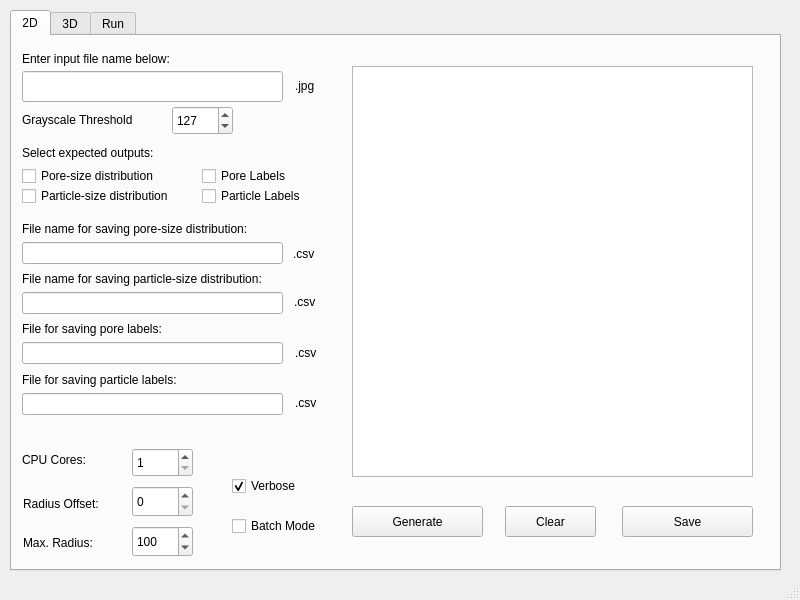
<?xml version="1.0" encoding="UTF-8"?>
<ui version="4.0">
 <class>MainWindow</class>
 <widget class="QMainWindow" name="MainWindow">
  <property name="geometry">
   <rect>
    <x>0</x>
    <y>0</y>
    <width>800</width>
    <height>600</height>
   </rect>
  </property>
  <property name="windowTitle">
   <string>ED-cPSD</string>
  </property>
  <widget class="QWidget" name="centralwidget">
   <widget class="QTabWidget" name="tabWidget">
    <property name="geometry">
     <rect>
      <x>10</x>
      <y>10</y>
      <width>771</width>
      <height>561</height>
     </rect>
    </property>
    <property name="currentIndex">
     <number>0</number>
    </property>
    <widget class="QWidget" name="tab">
     <attribute name="title">
      <string>2D</string>
     </attribute>
     <widget class="QLabel" name="FilenameLabel2D">
      <property name="geometry">
       <rect>
        <x>10</x>
        <y>15</y>
        <width>201</width>
        <height>16</height>
       </rect>
      </property>
      <property name="text">
       <string>Enter input file name below:</string>
      </property>
     </widget>
     <widget class="QLineEdit" name="FilenameInput2D">
      <property name="geometry">
       <rect>
        <x>10</x>
        <y>35</y>
        <width>261</width>
        <height>31</height>
       </rect>
      </property>
     </widget>
     <widget class="QPushButton" name="GenButton2D">
      <property name="geometry">
       <rect>
        <x>340</x>
        <y>470</y>
        <width>131</width>
        <height>31</height>
       </rect>
      </property>
      <property name="text">
       <string>Generate</string>
      </property>
     </widget>
     <widget class="QTextEdit" name="textDisplay2D">
      <property name="geometry">
       <rect>
        <x>340</x>
        <y>30</y>
        <width>401</width>
        <height>411</height>
       </rect>
      </property>
      <property name="readOnly">
       <bool>true</bool>
      </property>
     </widget>
     <widget class="QPushButton" name="saveButton2D">
      <property name="geometry">
       <rect>
        <x>610</x>
        <y>470</y>
        <width>131</width>
        <height>31</height>
       </rect>
      </property>
      <property name="text">
       <string>Save</string>
      </property>
     </widget>
     <widget class="QCheckBox" name="poreSD">
      <property name="geometry">
       <rect>
        <x>10</x>
        <y>130</y>
        <width>141</width>
        <height>20</height>
       </rect>
      </property>
      <property name="text">
       <string>Pore-size distribution</string>
      </property>
     </widget>
     <widget class="QLabel" name="label">
      <property name="geometry">
       <rect>
        <x>10</x>
        <y>110</y>
        <width>251</width>
        <height>14</height>
       </rect>
      </property>
      <property name="text">
       <string>Select expected outputs:</string>
      </property>
     </widget>
     <widget class="QCheckBox" name="partSD">
      <property name="geometry">
       <rect>
        <x>10</x>
        <y>150</y>
        <width>161</width>
        <height>20</height>
       </rect>
      </property>
      <property name="text">
       <string>Particle-size distribution</string>
      </property>
     </widget>
     <widget class="QCheckBox" name="poreLabel">
      <property name="geometry">
       <rect>
        <x>190</x>
        <y>130</y>
        <width>101</width>
        <height>20</height>
       </rect>
      </property>
      <property name="text">
       <string>Pore Labels</string>
      </property>
      <property name="checkable">
       <bool>false</bool>
      </property>
     </widget>
     <widget class="QCheckBox" name="partLabel">
      <property name="geometry">
       <rect>
        <x>190</x>
        <y>150</y>
        <width>121</width>
        <height>20</height>
       </rect>
      </property>
      <property name="text">
       <string>Particle Labels</string>
      </property>
      <property name="checkable">
       <bool>false</bool>
      </property>
     </widget>
     <widget class="QLineEdit" name="poreSD_Out">
      <property name="geometry">
       <rect>
        <x>10</x>
        <y>206</y>
        <width>261</width>
        <height>22</height>
       </rect>
      </property>
      <property name="readOnly">
       <bool>true</bool>
      </property>
     </widget>
     <widget class="QLabel" name="label_2">
      <property name="geometry">
       <rect>
        <x>10</x>
        <y>186</y>
        <width>241</width>
        <height>14</height>
       </rect>
      </property>
      <property name="text">
       <string>File name for saving pore-size distribution:</string>
      </property>
     </widget>
     <widget class="QLabel" name="label_3">
      <property name="geometry">
       <rect>
        <x>10</x>
        <y>236</y>
        <width>261</width>
        <height>14</height>
       </rect>
      </property>
      <property name="text">
       <string>File name for saving particle-size distribution:</string>
      </property>
     </widget>
     <widget class="QLineEdit" name="partSD_Out">
      <property name="geometry">
       <rect>
        <x>10</x>
        <y>256</y>
        <width>261</width>
        <height>22</height>
       </rect>
      </property>
      <property name="readOnly">
       <bool>true</bool>
      </property>
     </widget>
     <widget class="QLabel" name="label_4">
      <property name="geometry">
       <rect>
        <x>10</x>
        <y>286</y>
        <width>231</width>
        <height>14</height>
       </rect>
      </property>
      <property name="text">
       <string>File for saving pore labels:</string>
      </property>
     </widget>
     <widget class="QLineEdit" name="poreLabel_Out">
      <property name="geometry">
       <rect>
        <x>10</x>
        <y>306</y>
        <width>261</width>
        <height>22</height>
       </rect>
      </property>
      <property name="readOnly">
       <bool>true</bool>
      </property>
     </widget>
     <widget class="QLabel" name="label_5">
      <property name="geometry">
       <rect>
        <x>10</x>
        <y>337</y>
        <width>181</width>
        <height>14</height>
       </rect>
      </property>
      <property name="text">
       <string>File for saving particle labels:</string>
      </property>
     </widget>
     <widget class="QLineEdit" name="partLabel_Out">
      <property name="geometry">
       <rect>
        <x>10</x>
        <y>357</y>
        <width>261</width>
        <height>22</height>
       </rect>
      </property>
      <property name="readOnly">
       <bool>true</bool>
      </property>
     </widget>
     <widget class="QLabel" name="input2D_ext">
      <property name="geometry">
       <rect>
        <x>283</x>
        <y>40</y>
        <width>41</width>
        <height>20</height>
       </rect>
      </property>
      <property name="text">
       <string>.jpg</string>
      </property>
     </widget>
     <widget class="QLabel" name="label_7">
      <property name="geometry">
       <rect>
        <x>281</x>
        <y>211</y>
        <width>31</width>
        <height>14</height>
       </rect>
      </property>
      <property name="text">
       <string>.csv</string>
      </property>
     </widget>
     <widget class="QLabel" name="label_8">
      <property name="geometry">
       <rect>
        <x>282</x>
        <y>259</y>
        <width>31</width>
        <height>14</height>
       </rect>
      </property>
      <property name="text">
       <string>.csv</string>
      </property>
     </widget>
     <widget class="QLabel" name="label_9">
      <property name="geometry">
       <rect>
        <x>283</x>
        <y>310</y>
        <width>31</width>
        <height>14</height>
       </rect>
      </property>
      <property name="text">
       <string>.csv</string>
      </property>
     </widget>
     <widget class="QLabel" name="label_10">
      <property name="geometry">
       <rect>
        <x>283</x>
        <y>360</y>
        <width>31</width>
        <height>14</height>
       </rect>
      </property>
      <property name="text">
       <string>.csv</string>
      </property>
     </widget>
     <widget class="QLabel" name="label_11">
      <property name="geometry">
       <rect>
        <x>10</x>
        <y>417</y>
        <width>141</width>
        <height>14</height>
       </rect>
      </property>
      <property name="text">
       <string>CPU Cores:</string>
      </property>
     </widget>
     <widget class="QSpinBox" name="nThreads">
      <property name="geometry">
       <rect>
        <x>120</x>
        <y>412</y>
        <width>61</width>
        <height>29</height>
       </rect>
      </property>
      <property name="minimum">
       <number>1</number>
      </property>
      <property name="maximum">
       <number>1280</number>
      </property>
     </widget>
     <widget class="QCheckBox" name="batchMode2D">
      <property name="geometry">
       <rect>
        <x>220</x>
        <y>480</y>
        <width>91</width>
        <height>20</height>
       </rect>
      </property>
      <property name="text">
       <string>Batch Mode</string>
      </property>
     </widget>
     <widget class="QCheckBox" name="verbose2D">
      <property name="geometry">
       <rect>
        <x>220</x>
        <y>440</y>
        <width>81</width>
        <height>20</height>
       </rect>
      </property>
      <property name="text">
       <string>Verbose</string>
      </property>
      <property name="checked">
       <bool>true</bool>
      </property>
     </widget>
     <widget class="QSpinBox" name="Gray_TH">
      <property name="geometry">
       <rect>
        <x>160</x>
        <y>70</y>
        <width>61</width>
        <height>29</height>
       </rect>
      </property>
      <property name="minimum">
       <number>1</number>
      </property>
      <property name="maximum">
       <number>255</number>
      </property>
      <property name="singleStep">
       <number>1</number>
      </property>
      <property name="value">
       <number>127</number>
      </property>
     </widget>
     <widget class="QLabel" name="label_13">
      <property name="geometry">
       <rect>
        <x>10</x>
        <y>77</y>
        <width>141</width>
        <height>14</height>
       </rect>
      </property>
      <property name="text">
       <string>Grayscale Threshold</string>
      </property>
     </widget>
     <widget class="QSpinBox" name="r_off_2D">
      <property name="geometry">
       <rect>
        <x>120</x>
        <y>450</y>
        <width>61</width>
        <height>31</height>
       </rect>
      </property>
     </widget>
     <widget class="QLabel" name="label_14">
      <property name="geometry">
       <rect>
        <x>11</x>
        <y>460</y>
        <width>81</width>
        <height>16</height>
       </rect>
      </property>
      <property name="text">
       <string>Radius Offset:</string>
      </property>
     </widget>
     <widget class="QLabel" name="label_15">
      <property name="geometry">
       <rect>
        <x>11</x>
        <y>499</y>
        <width>81</width>
        <height>16</height>
       </rect>
      </property>
      <property name="text">
       <string>Max. Radius:</string>
      </property>
     </widget>
     <widget class="QSpinBox" name="maxR_2D">
      <property name="geometry">
       <rect>
        <x>120</x>
        <y>490</y>
        <width>61</width>
        <height>31</height>
       </rect>
      </property>
      <property name="minimum">
       <number>1</number>
      </property>
      <property name="maximum">
       <number>100000</number>
      </property>
      <property name="value">
       <number>100</number>
      </property>
     </widget>
     <widget class="QPushButton" name="clearButton2D">
      <property name="geometry">
       <rect>
        <x>493</x>
        <y>470</y>
        <width>91</width>
        <height>31</height>
       </rect>
      </property>
      <property name="text">
       <string>Clear</string>
      </property>
     </widget>
    </widget>
    <widget class="QWidget" name="tab_2">
     <attribute name="title">
      <string>3D</string>
     </attribute>
     <widget class="QTextEdit" name="textDisplay3D">
      <property name="geometry">
       <rect>
        <x>380</x>
        <y>20</y>
        <width>371</width>
        <height>421</height>
       </rect>
      </property>
      <property name="readOnly">
       <bool>true</bool>
      </property>
     </widget>
     <widget class="QPushButton" name="saveButton3D">
      <property name="geometry">
       <rect>
        <x>620</x>
        <y>470</y>
        <width>131</width>
        <height>31</height>
       </rect>
      </property>
      <property name="text">
       <string>Save</string>
      </property>
     </widget>
     <widget class="QPushButton" name="GenButton3D">
      <property name="geometry">
       <rect>
        <x>380</x>
        <y>470</y>
        <width>131</width>
        <height>31</height>
       </rect>
      </property>
      <property name="text">
       <string>Generate</string>
      </property>
     </widget>
     <widget class="QStackedWidget" name="stackedWidget_input3D">
      <property name="geometry">
       <rect>
        <x>10</x>
        <y>50</y>
        <width>351</width>
        <height>211</height>
       </rect>
      </property>
      <property name="currentIndex">
       <number>0</number>
      </property>
      <widget class="QWidget" name="jpgStack">
       <widget class="QScrollArea" name="scrollArea">
        <property name="geometry">
         <rect>
          <x>19</x>
          <y>9</y>
          <width>311</width>
          <height>131</height>
         </rect>
        </property>
        <property name="widgetResizable">
         <bool>true</bool>
        </property>
        <widget class="QWidget" name="scrollAreaWidgetContents">
         <property name="geometry">
          <rect>
           <x>0</x>
           <y>0</y>
           <width>309</width>
           <height>129</height>
          </rect>
         </property>
         <layout class="QGridLayout" name="gridLayout_2">
          <item row="1" column="0">
           <widget class="QLabel" name="label_17">
            <property name="text">
             <string>Leading Zeroes:</string>
            </property>
           </widget>
          </item>
          <item row="2" column="0">
           <widget class="QLabel" name="label_18">
            <property name="text">
             <string>Grayscale Threshold</string>
            </property>
           </widget>
          </item>
          <item row="0" column="1" colspan="2">
           <widget class="QSpinBox" name="StackSize3D">
            <property name="minimum">
             <number>1</number>
            </property>
            <property name="maximum">
             <number>100000</number>
            </property>
           </widget>
          </item>
          <item row="2" column="1" colspan="2">
           <widget class="QSpinBox" name="Gray_TH_3D">
            <property name="minimum">
             <number>1</number>
            </property>
            <property name="maximum">
             <number>255</number>
            </property>
            <property name="singleStep">
             <number>1</number>
            </property>
            <property name="value">
             <number>127</number>
            </property>
           </widget>
          </item>
          <item row="0" column="0">
           <widget class="QLabel" name="label_16">
            <property name="text">
             <string>Stack Size:</string>
            </property>
           </widget>
          </item>
          <item row="1" column="1" colspan="2">
           <widget class="QSpinBox" name="LeadingZeros3D">
            <property name="maximum">
             <number>7</number>
            </property>
           </widget>
          </item>
         </layout>
        </widget>
       </widget>
      </widget>
      <widget class="QWidget" name="csv">
       <widget class="QScrollArea" name="scrollArea_3">
        <property name="geometry">
         <rect>
          <x>10</x>
          <y>10</y>
          <width>311</width>
          <height>181</height>
         </rect>
        </property>
        <property name="widgetResizable">
         <bool>true</bool>
        </property>
        <widget class="QWidget" name="scrollAreaWidgetContents_3">
         <property name="geometry">
          <rect>
           <x>0</x>
           <y>0</y>
           <width>309</width>
           <height>179</height>
          </rect>
         </property>
         <widget class="QLineEdit" name="FilenameInput3D_csv">
          <property name="geometry">
           <rect>
            <x>10</x>
            <y>24</y>
            <width>261</width>
            <height>31</height>
           </rect>
          </property>
         </widget>
         <widget class="QLabel" name="input2D_ext_2">
          <property name="geometry">
           <rect>
            <x>276</x>
            <y>30</y>
            <width>41</width>
            <height>20</height>
           </rect>
          </property>
          <property name="text">
           <string>.csv</string>
          </property>
         </widget>
         <widget class="QLabel" name="FilenameLabel2D_2">
          <property name="geometry">
           <rect>
            <x>10</x>
            <y>4</y>
            <width>201</width>
            <height>16</height>
           </rect>
          </property>
          <property name="text">
           <string>Enter input file name below:</string>
          </property>
         </widget>
         <widget class="QWidget" name="layoutWidget">
          <property name="geometry">
           <rect>
            <x>20</x>
            <y>60</y>
            <width>121</width>
            <height>101</height>
           </rect>
          </property>
          <layout class="QGridLayout" name="gridLayout_4">
           <item row="0" column="0">
            <widget class="QLabel" name="label_33">
             <property name="text">
              <string>Height:</string>
             </property>
            </widget>
           </item>
           <item row="0" column="1">
            <widget class="QSpinBox" name="height3D">
             <property name="minimum">
              <number>1</number>
             </property>
             <property name="maximum">
              <number>10000</number>
             </property>
            </widget>
           </item>
           <item row="1" column="0">
            <widget class="QLabel" name="label_34">
             <property name="text">
              <string>Width:</string>
             </property>
            </widget>
           </item>
           <item row="1" column="1">
            <widget class="QSpinBox" name="width3D">
             <property name="minimum">
              <number>1</number>
             </property>
             <property name="maximum">
              <number>10000</number>
             </property>
            </widget>
           </item>
           <item row="2" column="0">
            <widget class="QLabel" name="label_35">
             <property name="text">
              <string>Depth:</string>
             </property>
            </widget>
           </item>
           <item row="2" column="1">
            <widget class="QSpinBox" name="depth3D">
             <property name="minimum">
              <number>1</number>
             </property>
             <property name="maximum">
              <number>10000</number>
             </property>
            </widget>
           </item>
          </layout>
         </widget>
        </widget>
       </widget>
      </widget>
     </widget>
     <widget class="QLabel" name="label_6">
      <property name="geometry">
       <rect>
        <x>27</x>
        <y>12</y>
        <width>111</width>
        <height>16</height>
       </rect>
      </property>
      <property name="text">
       <string>Enter Input Type:</string>
      </property>
     </widget>
     <widget class="QComboBox" name="inputType3D">
      <property name="geometry">
       <rect>
        <x>127</x>
        <y>8</y>
        <width>101</width>
        <height>22</height>
       </rect>
      </property>
      <item>
       <property name="text">
        <string>Stack .jpg</string>
       </property>
      </item>
      <item>
       <property name="text">
        <string>.csv</string>
       </property>
      </item>
     </widget>
     <widget class="QCheckBox" name="verbose3D">
      <property name="geometry">
       <rect>
        <x>250</x>
        <y>10</y>
        <width>101</width>
        <height>20</height>
       </rect>
      </property>
      <property name="text">
       <string>Verbose</string>
      </property>
      <property name="checked">
       <bool>true</bool>
      </property>
     </widget>
     <widget class="QLabel" name="label_30">
      <property name="geometry">
       <rect>
        <x>25</x>
        <y>40</y>
        <width>141</width>
        <height>16</height>
       </rect>
      </property>
      <property name="text">
       <string>Input Specific Settings:</string>
      </property>
     </widget>
     <widget class="QScrollArea" name="scrollArea_2">
      <property name="geometry">
       <rect>
        <x>20</x>
        <y>270</y>
        <width>351</width>
        <height>251</height>
       </rect>
      </property>
      <property name="widgetResizable">
       <bool>true</bool>
      </property>
      <widget class="QWidget" name="scrollAreaWidgetContents_2">
       <property name="geometry">
        <rect>
         <x>0</x>
         <y>0</y>
         <width>335</width>
         <height>491</height>
        </rect>
       </property>
       <layout class="QGridLayout" name="gridLayout_3">
        <item row="17" column="0">
         <widget class="QSpinBox" name="r_off_3D"/>
        </item>
        <item row="18" column="0">
         <widget class="QLabel" name="label_28">
          <property name="text">
           <string>Max. Radius:</string>
          </property>
         </widget>
        </item>
        <item row="10" column="0">
         <widget class="QLabel" name="label_32">
          <property name="text">
           <string>File for saving pore labels:</string>
          </property>
         </widget>
        </item>
        <item row="12" column="0">
         <widget class="QLabel" name="label_20">
          <property name="text">
           <string>File for saving particle labels:</string>
          </property>
         </widget>
        </item>
        <item row="7" column="0">
         <widget class="QLabel" name="label_23">
          <property name="text">
           <string>File name for saving particle-size distribution:</string>
          </property>
         </widget>
        </item>
        <item row="14" column="0">
         <widget class="QLabel" name="label_24">
          <property name="text">
           <string>Number of CPU Cores: </string>
          </property>
         </widget>
        </item>
        <item row="6" column="0">
         <widget class="QLineEdit" name="poreSD_Out3D">
          <property name="readOnly">
           <bool>true</bool>
          </property>
         </widget>
        </item>
        <item row="13" column="0">
         <widget class="QLineEdit" name="partLabel_Out3D">
          <property name="readOnly">
           <bool>true</bool>
          </property>
         </widget>
        </item>
        <item row="9" column="1">
         <widget class="QLabel" name="label_27">
          <property name="text">
           <string>.csv</string>
          </property>
         </widget>
        </item>
        <item row="15" column="0">
         <widget class="QSpinBox" name="nThreads3D">
          <property name="minimum">
           <number>1</number>
          </property>
          <property name="maximum">
           <number>1280</number>
          </property>
         </widget>
        </item>
        <item row="5" column="0">
         <widget class="QLabel" name="label_26">
          <property name="text">
           <string>File name for saving pore-size distribution:</string>
          </property>
         </widget>
        </item>
        <item row="11" column="1">
         <widget class="QLabel" name="label_25">
          <property name="text">
           <string>.csv</string>
          </property>
         </widget>
        </item>
        <item row="3" column="0">
         <widget class="QCheckBox" name="partSD_3D">
          <property name="text">
           <string>Particle-size distribution</string>
          </property>
         </widget>
        </item>
        <item row="4" column="0">
         <widget class="QCheckBox" name="partLabel_3D">
          <property name="text">
           <string>Particle Labels</string>
          </property>
          <property name="checkable">
           <bool>false</bool>
          </property>
         </widget>
        </item>
        <item row="19" column="0">
         <widget class="QSpinBox" name="maxR_3D">
          <property name="minimum">
           <number>1</number>
          </property>
          <property name="maximum">
           <number>100000</number>
          </property>
          <property name="value">
           <number>100</number>
          </property>
         </widget>
        </item>
        <item row="13" column="1">
         <widget class="QLabel" name="label_29">
          <property name="text">
           <string>.csv</string>
          </property>
         </widget>
        </item>
        <item row="2" column="0">
         <widget class="QCheckBox" name="poreLabel_3D">
          <property name="text">
           <string>Pore Labels</string>
          </property>
          <property name="checkable">
           <bool>false</bool>
          </property>
         </widget>
        </item>
        <item row="11" column="0">
         <widget class="QLineEdit" name="poreLabel_Out3D">
          <property name="readOnly">
           <bool>true</bool>
          </property>
         </widget>
        </item>
        <item row="0" column="0" colspan="2">
         <widget class="QLabel" name="label_19">
          <property name="text">
           <string>Select expected outputs:</string>
          </property>
         </widget>
        </item>
        <item row="1" column="0">
         <widget class="QCheckBox" name="poreSD_3D">
          <property name="text">
           <string>Pore-size distribution</string>
          </property>
         </widget>
        </item>
        <item row="9" column="0">
         <widget class="QLineEdit" name="partSD_Out3D">
          <property name="readOnly">
           <bool>true</bool>
          </property>
         </widget>
        </item>
        <item row="6" column="1">
         <widget class="QLabel" name="label_21">
          <property name="text">
           <string>.csv</string>
          </property>
         </widget>
        </item>
        <item row="16" column="0">
         <widget class="QLabel" name="label_22">
          <property name="text">
           <string>Radius Offset:</string>
          </property>
         </widget>
        </item>
       </layout>
      </widget>
     </widget>
     <widget class="QLabel" name="label_31">
      <property name="geometry">
       <rect>
        <x>26</x>
        <y>248</y>
        <width>141</width>
        <height>16</height>
       </rect>
      </property>
      <property name="text">
       <string>General Settings:</string>
      </property>
     </widget>
     <widget class="QPushButton" name="clearButton3D">
      <property name="geometry">
       <rect>
        <x>520</x>
        <y>470</y>
        <width>91</width>
        <height>31</height>
       </rect>
      </property>
      <property name="text">
       <string>Clear</string>
      </property>
     </widget>
    </widget>
    <widget class="QWidget" name="runTab">
     <attribute name="title">
      <string>Run</string>
     </attribute>
     <widget class="QLineEdit" name="opFolder">
      <property name="geometry">
       <rect>
        <x>10</x>
        <y>30</y>
        <width>261</width>
        <height>22</height>
       </rect>
      </property>
      <property name="readOnly">
       <bool>true</bool>
      </property>
     </widget>
     <widget class="QLabel" name="label_12">
      <property name="geometry">
       <rect>
        <x>10</x>
        <y>10</y>
        <width>261</width>
        <height>16</height>
       </rect>
      </property>
      <property name="text">
       <string>Operating Folder (where input file is):</string>
      </property>
     </widget>
     <widget class="QPushButton" name="searchFolder">
      <property name="geometry">
       <rect>
        <x>280</x>
        <y>30</y>
        <width>41</width>
        <height>21</height>
       </rect>
      </property>
      <property name="text">
       <string>...</string>
      </property>
     </widget>
     <widget class="QPushButton" name="runButton">
      <property name="geometry">
       <rect>
        <x>220</x>
        <y>470</y>
        <width>101</width>
        <height>41</height>
       </rect>
      </property>
      <property name="font">
       <font>
        <pointsize>12</pointsize>
       </font>
      </property>
      <property name="text">
       <string>Run</string>
      </property>
     </widget>
     <widget class="QTextEdit" name="runtimeMessages">
      <property name="geometry">
       <rect>
        <x>370</x>
        <y>50</y>
        <width>371</width>
        <height>471</height>
       </rect>
      </property>
      <property name="readOnly">
       <bool>true</bool>
      </property>
     </widget>
     <widget class="QLabel" name="label_36">
      <property name="geometry">
       <rect>
        <x>370</x>
        <y>30</y>
        <width>261</width>
        <height>16</height>
       </rect>
      </property>
      <property name="text">
       <string>Runtime Messages:</string>
      </property>
     </widget>
     <widget class="QPushButton" name="stopButton">
      <property name="enabled">
       <bool>false</bool>
      </property>
      <property name="geometry">
       <rect>
        <x>30</x>
        <y>470</y>
        <width>101</width>
        <height>41</height>
       </rect>
      </property>
      <property name="font">
       <font>
        <pointsize>12</pointsize>
       </font>
      </property>
      <property name="text">
       <string>Stop</string>
      </property>
      <property name="checkable">
       <bool>false</bool>
      </property>
      <property name="flat">
       <bool>false</bool>
      </property>
     </widget>
    </widget>
   </widget>
  </widget>
  <widget class="QStatusBar" name="statusbar"/>
 </widget>
 <resources/>
 <connections/>
</ui>
